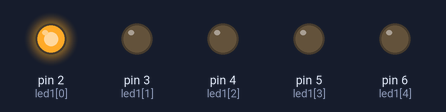
Simulated run of this sketch. Board: Arduino Uno, built with avr-gcc and run on an emulated ATmega328P. Shown: output pins drawn as LEDs (lit = HIGH).

Above: at 0.5 s.
At 2.5 s:
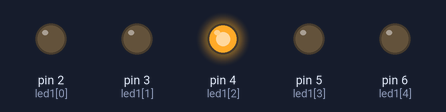
At 3.5 s:
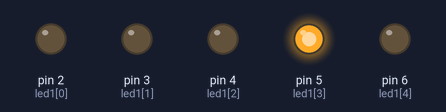
At 4.7 s:
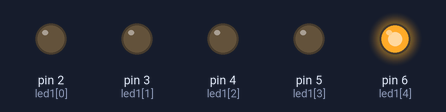
At 9.0 s:
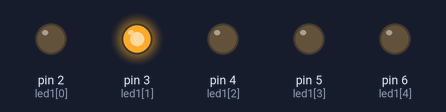
Timing chart, 0 to 9.8 s (numbered marks = the images above):
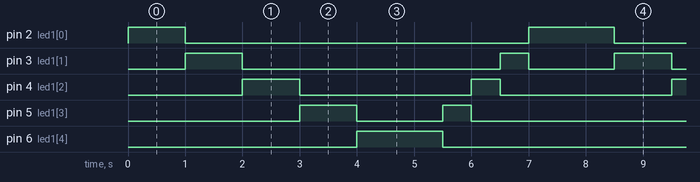

Measured:
- by itself, pin 2 (led1[0]): repeats every 7.5 s: LOW 6.0 s, HIGH 1.5 s
- by itself, pin 3 (led1[1]): repeats every 7.5 s: LOW 4.5 s, HIGH 0.50 s, LOW 1.5 s, HIGH 1.0 s
- by itself, pin 4 (led1[2]): repeats every 7.5 s: LOW 3.0 s, HIGH 0.50 s, LOW 3.0 s, HIGH 1.0 s
- by itself, pin 5 (led1[3]): repeats every 7.5 s: LOW 1.5 s, HIGH 0.50 s, LOW 4.5 s, HIGH 1.0 s
- by itself, pin 6 (led1[4]): alternates HIGH for 1.5 s and LOW for 6.0 s

The sketch:

bai1_3.ino
```cpp
/*
Nguyen Thanh Luan - K74A2 KT&CN

Bai 1-3: Lap trinh dieu khien 5 LED (chan 2 - 6 tren Uno) theo quy tac:
Duy nhat mot LED sang, chay tu LED 1 den LED 5 voi thoi gian tre 1s.
Duy nhat mot LED sang chay tu LED 5 den LED 1 voi thoi gian tre 0,5s.
*/

const int led1[5] = {2, 3, 4, 5, 6};

void setup() {
  for (int i = 0; i < 5; i++) {
    pinMode(led1[i], OUTPUT);
    digitalWrite(led1[i], LOW);
  }
}

void loop() {
  for (int i = 0; i < 5; i++) {
    digitalWrite(led1[i], HIGH);
    delay(1000);
    digitalWrite(led1[i], LOW);
  }

  for (int i = 0; i < 5; i++) {
    digitalWrite(led1[4-i], HIGH);
    delay(500);
    digitalWrite(led1[4-i], LOW);
  }
}
```
